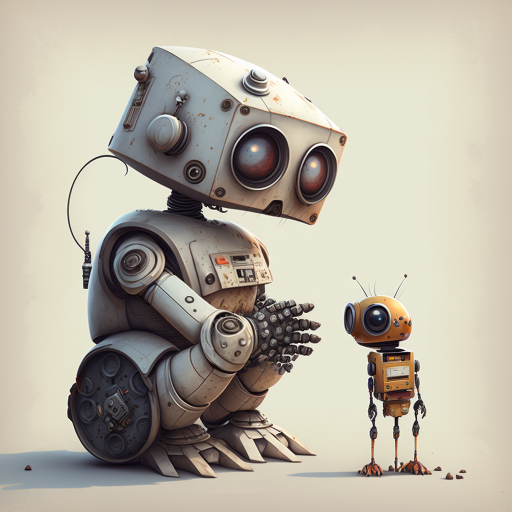
#> input picture coding_the_matrix/bot.png, 1024 x 1024 px (shown at 1/2 size)
$ jupyter execute --allow-errors ch10-special-bases.ipynb
#> lines starting #> are read from the running program, lines starting #| are printed output that depends on the picture
### coding_the_matrix/book/vec.py
# Copyright 2013 Philip N. Klein
import math

epsilon = 1e-10


def getitem(v, k):
    """
    Return the value of entry k in v.
    Be sure getitem(v,k) returns 0 if k is not represented in v.f.

    >>> v = Vec({'a','b','c', 'd'},{'a':2,'c':1,'d':3})
    >>> v['d']
    3
    >>> v['b']
    0
    """
    assert k in v.D
    if k in v.f:
        return v.f[k]
    else:
        return 0


# [62 lines left out: functions setitem, equal, not called in this run]


def add(u, v):
    """
    Returns the sum of the two vectors.

    Consider using brackets notation u[...] and v[...] in your procedure
    to access entries of the input vectors.  This avoids some sparsity bugs.

    Do not seek to create more sparsity than exists in the two input vectors.
    Doing so will unnecessarily complicate your code and will hurt performance.

    Make sure to add together values for all keys from u.f and v.f even if some keys in u.f do not
    exist in v.f (or vice versa)

    >>> a = Vec({'a','e','i','o','u'}, {'a':0,'e':1,'i':2})
    >>> b = Vec({'a','e','i','o','u'}, {'o':4,'u':7})
    >>> c = Vec({'a','e','i','o','u'}, {'a':0,'e':1,'i':2,'o':4,'u':7})
    >>> a + b == c
    True
    >>> a == Vec({'a','e','i','o','u'}, {'a':0,'e':1,'i':2})
    True
    >>> b == Vec({'a','e','i','o','u'}, {'o':4,'u':7})
    True
    >>> d = Vec({'x','y','z'}, {'x':2,'y':1})
    >>> e = Vec({'x','y','z'}, {'z':4,'y':-1})
    >>> f = Vec({'x','y','z'}, {'x':2,'y':0,'z':4})
    >>> d + e == f
    True
    >>> d == Vec({'x','y','z'}, {'x':2,'y':1})
    True
    >>> e == Vec({'x','y','z'}, {'z':4,'y':-1})
    True
    >>> b + Vec({'a','e','i','o','u'}, {}) == b
    True
    """
    assert u.D == v.D
    return Vec(u.D, {d: v[d] + u[d] for d in u.D})


# [72 lines left out: functions dot, scalar_mul, neg, not called in this run]


###############################################################################################################################


class Vec:
    """
    A vector has two fields:
    D - the domain (a set)
    f - a dictionary mapping (some) domain elements to field elements
        elements of D not appearing in f are implicitly mapped to zero
    """

    def __init__(self, labels, function):
        assert isinstance(labels, set)
        assert isinstance(function, dict)
        self.D = labels
        self.f = function

    __getitem__ = getitem
    __setitem__ = setitem
    __neg__ = neg
    __rmul__ = scalar_mul  # if left arg of * is primitive, assume it's a scalar

    # [6 lines left out: function __mul__, not called in this run]

    def __truediv__(self, other):  # Scalar division
        return (1 / other) * self

    __add__ = add

    # [4 lines left out: function __radd__, not called in this run]

    def __sub__(a, b):
        "Returns a vector which is the difference of a and b."
        return a + (-b)

    __eq__ = equal

    # [42 lines left out: functions is_almost_zero, __str__, __hash__, not called in this run]

    def __repr__(self):
        return "Vec(" + str(self.D) + "," + str(self.f) + ")"

    def copy(self):
        "Don't make a new copy of the domain D"
        return Vec(self.D, self.f.copy())

    def __iter__(self):
        raise TypeError("%r object is not iterable" % self.__class__.__name__)

### coding_the_matrix/book/vecutil.py
# Copyright 2013 Philip N. Klein
from book.vec import Vec


def list2vec(L):
    """Given a list L of field elements, return a Vec with domain {0...len(L)-1}
    whose entry i is L[i]

    >>> list2vec([10, 20, 30])
    Vec({0, 1, 2},{0: 10, 1: 20, 2: 30})
    """
    return Vec(set(range(len(L))), {k: L[k] for k in range(len(L))})


# [4 lines left out: function zero_vec, not called in this run]

### coding_the_matrix/ch10-special-bases.ipynb
# Chapter 10 - Special Bases

## Computational Problem 10.2.1
Find closest vector whose representation in a given basis is sparse

### Lemma 10.2.2
Let Q be a column-orthogonal matrix. Multiplication of vectors by Q preserves inner-products: For any vectors u and v,

    ⟨Qu, Qv⟩ = ⟨u, v⟩

For any column-orthogonal matrix Q and vector u, ||Qu|| = ||u||.

Find a vector in $\hat{b}$ is equivalent of finding representation

    Qx = b
    Qx˜=b˜
    ∥Qx, Qx˜∥=∥b, b˜∥

## Wavelets
Define the basis using the largest n-dimension Vₙ; basis for downsampled pixels Vₖ could be constructed by pairing V₍ₖ₋₁₎

The wavelet space is defined as:
$V_{2k} = V_{k} \oplus W_{k}$

The original space could be decomposed as The Haar basis:
$V_{2^n} = V_{1} \oplus W_{1} \oplus W_{2} \oplus \dots W_{2^{n-1}}$

## Fourier Matrix
First look at polynomial function:

### Polynomial Interpolation

#### Theorem 10.4.1: For any nonzero polynomial f(x) of degree d, there are at most d values of x whose images under f is zero.

#### Theorem 10.4.2: conditions for unique solution
In the case that k = d + 1 and __the numbers r0, . . . , rk−1 are all distinct__, the function is invertible.
$$
f(a) =
\begin{pmatrix}
r_0^0 & r_0^1 & \dots & r_0^d \\
r_1^0 & r_1^1 & \dots & r_1^d \\
\vdots & \vdots \\
r_{k-1}^0 & r_{k-1}^1 & \dots & r_{k-1}^d
\end{pmatrix}
\begin{pmatrix}
a_0 \\
a_1 \\
\vdots \\
a_d
\end{pmatrix}
$$

Polynomial interpolation: the process of obtaining the coefficients from the values representations.

## Fourier Matrix
Define $F_k(t) = \frac{1}{\sqrt(n)} (\omega^k)^t$, its period is $\frac{n}{k}$.

Build a matrix with [F_0, F_1, F_2 ... ], each column is "clock" at a different interval.

Choose, $w = e^{\frac{2 \pi i}{n}}$ for F, we have Fourier matrix.

## Fast Fourier Transform
Conditions:
- n is power of two
- $w^n = 1$

Key insights:
- Saving computation by symmetry
-

[cell 1]
# Demo of naive k-sparse transformation
import numpy as np
import matplotlib.pyplot as plt
from PIL import Image

img = Image.open('bot.png')
#> img is the input picture: PIL image 1024x1024 RGBA; mean R, G, B, A 182.9, 176.5, 162.4, 255
new_size = (img.size[0] // 2, img.size[1] // 2)
#> new_size = (512, 512)
img = img.resize(new_size)
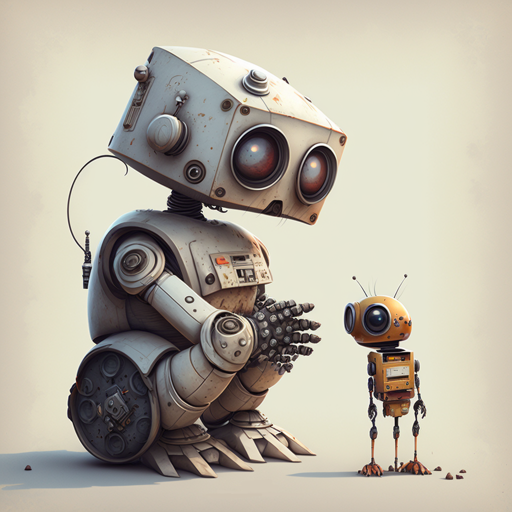
#> img: PIL image 512x512 RGBA; mean R, G, B, A 182.9, 176.5, 162.4, 255
img_arr = np.array(img)

def rgba_weight(rgba):
    value = 0.0  # force cast to float
    return (value + rgba[0] + rgba[1] + rgba[2]) * (rgba[3]/255.0)

def naive_k_sparse(img_arr, k):
    """Convert the img_arr to k-sparse matrix in place"""
    flat_img = img_arr.reshape(-1, 4)

    # compute the importances of each element in the matrix
    importances = np.apply_along_axis(rgba_weight, axis=1, arr=flat_img)

    # use argpartition to get the indices of the k largest importances
    indices = np.argsort(importances)
    mask = importances < importances[indices[-k]]
    flat_img[mask] = [0, 0, 0, 255]

    new_img = flat_img.reshape(*new_size, -1)
    return new_img

plt.imshow(img_arr)
plt.show()

k = 256 * 256 - 1
# k = 512 * 512 - 1
new_img = naive_k_sparse(img_arr, k)
#> in naive_k_sparse, `new_img = flat_img.reshape(*new_size, -1)`:
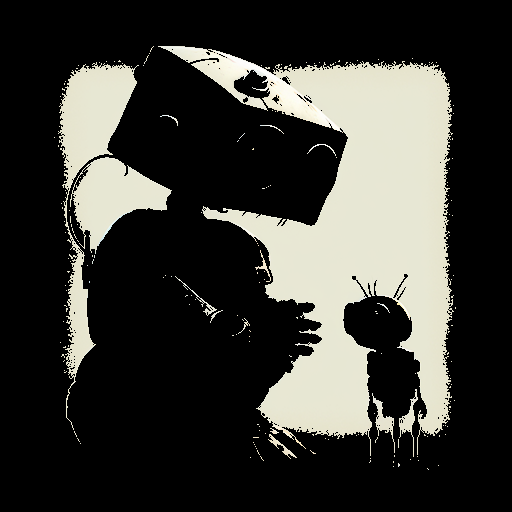
#> new_img: shape (512, 512, 4); mean of channels 0, 1, 2, 3 58.5, 58.2, 53.3, 255; drawn as R, G, B

# As expected it doesn't work well, a lot values are dropped to zero
plt.imshow(new_img)
plt.show()

[cell 2]
# Next step, change basis in which the image would be k-sparse
# Enters wavelet
# 10.9.1
def forward_no_normalization(v):
   assert len(v) & (len(v) - 1) == 0  # v must be a power of 2
   D = {}
   while len(v) > 1:
      k = len(v)
      # ... downsampled 1-d image of size k//2 from v ...
      vnew = [(v[i] + v[i+1])/2 for i in range(0, k, 2)]
      # ... compute unnormalized coefficients of basis for W(k/2) ...
      w = [(v[i] - v[i+1]) for i in range(0, k, 2)]
      D.update({(k//2, i): w[i] for i in range(0, k//2)})
      v = vnew

   # v is a 1-element list
   D[(0, 0)] = v[0]  # store the last coefficient
   return D

examples= [
    [1, 2, 3, 4],
    [4,5,3,7,4,5,2,3,9,7,3,5,0,0,0,0],
    [1, 1, 2, 2],
    [0, 1, 1, 1, -1, 1, 0, 1, 100, 101, 102, 100, 101, 100, 90, 100]
]
# forward_no_normalization(v)
for v in examples:
    display(forward_no_normalization(v))

[cell 3]
# Task 10.9.2
import math
def normalize_coefficients(n, D):
    return {d: D[d] * math.sqrt(n / (4 * d[0])) if d[0] != 0
            else D[d] * math.sqrt(n)
            for d in D}

for v in examples:
    display(normalize_coefficients(len(v),
        forward_no_normalization(v)))

[cell 4]
def forward(v):
    return normalize_coefficients(
        len(v), forward_no_normalization(v))

for v in examples:
    print(forward(v))

[cell 5]
def suppress(D, threshold):
    return {d: 0 if abs(D[d]) < threshold else D[d] for d in D}

for v in examples:
    print(suppress(forward(v), 1))

[cell 6]
def sparsity(D):
    return len([D[d] for d in D if D[d] != 0]) / len(D)

for v in examples:
    print(
        sparsity(forward(v)),
        sparsity(suppress(forward(v), 1)))

[cell 7]
def unnormalize_coefficients(n, D):
    return {d: D[d] / math.sqrt(n / (4 * d[0])) if d[0] != 0
            else D[d] / math.sqrt(n)
            for d in D}

[cell 8]
import itertools
def interleave(a, b):
    return list(itertools.chain.from_iterable(
        itertools.zip_longest(a, b, fillvalue=None)))

def backward_no_normalization(D):
    n = len(D)
    v = [D[(0, 0)]]
    while len(v) < n:
        k = 2 * len(v)
        v_k = [vi*2 for vi in v]
        w_k = [D[d] for d in D if d[0] == k//2]
        assert len(v_k) == len(w_k)
        # NOTE: v_k = (x + y), w_k = (x - y)
        v = interleave([(v_k[i] + w_k[i])/2 for i in range(len(v_k))],
                        [(v_k[i] - w_k[i])/2 for i in range(len(v_k))])

    return v

for v in examples[:]:
    assert (backward_no_normalization(forward_no_normalization(v))) == v

[cell 9]
def backward(D):
    return backward_no_normalization(
        unnormalize_coefficients(len(D), D)
    )

for v in examples[:]:
    assert (backward(forward(v))) == v

[cell 10]
# Now in 2d image space
def dictlist_helper(dlist, k):
    return [d[k] for d in dlist]

def forward2d(listlist):
    D_list = [forward(l) for l in listlist]
    assert all([D_list[i].keys() == D_list[0].keys()
                for i in range(len(D_list))])
    cols = {k: dictlist_helper(D_list, k) for k in D_list[0]}
    forwarded_cols = {k: forward(cols[k]) for k in cols}
    return forwarded_cols

[
    forward([1, 2, 3, 4]),
    forward([2, 3, 4, 3]),
    forward2d([[1, 2, 3, 4]]),
    forward2d([[1, 2, 3, 4], [2, 3, 4, 3]]),
]

[cell 11]
# [24 lines left out: functions suppress2d, allpixels, allpixels_map, sparsity2d, not called in this run]

[cell 12]
def listdict2dict(L_dict, i):
    return {k: L_dict[k][i] for k in L_dict}

def listdict2dictlist(listdict):
    k_0 = list(listdict.keys())[0]
    len_col = len(listdict[k_0])
    return [{k: listdict[k][i] for k in listdict} for i in range(len_col)]

d = {(0, 0): [1, 2, 3, 4], (1, 0): [2, 3, 4, 3]}
listdict2dictlist(d)

[cell 13]
def backward2d(D):
    backward_cols = {d: backward(D[d]) for d in D}
    # print("D:", D)
    # print("cols: ", backward_cols)
    # print("list_cols: ", listdict2dictlist(backward_cols))
    return [backward(r) for r in
            listdict2dictlist(backward_cols)]

examples = [
    [[1, 2, 3, 4]],
    [[1, 2, 3, 4], [2, 3, 4, 3]],

]
for m in examples:
    display(backward2d(forward2d(m)))

[cell 14]
# [4 lines left out: function image_round, not called in this run]

[cell 15]
from book.image import file2image, color2gray, image2display

#> (the rest of this cell did not finish here and is left out)

[cell 16]
plt.imshow(img, cmap='gray')
plt.show()

#> (the rest of this cell did not finish here and is left out)

[cell 17]
fig, axs = plt.subplots(nrows=5, figsize=(8, 5*4))

# display(sorted(allpixels(compressed_img), reverse=True)[50:100])

#> (the rest of this cell did not finish here and is left out)

[cell 18]
# Experiment: what if we add noise to the backward transform?
# How would it affect the image?

fig, axs = plt.subplots(nrows=5, figsize=(8, 5*4))
import random

noise_level = 2

# [38 lines left out: functions with_noise, backward_no_normalization_noisy, backward_noisy, backward2d_noisy, backward2d_noisy_0, not called in this run]

threshold = 50
#> (the rest of this cell did not finish here and is left out)

[cell 19]
# Problem 10.11.1
from book.mat import *
from book.matutil import *
#> (the rest of this cell did not finish here and is left out)

$ run again, with coding_the_matrix/zebra.png copied over coding_the_matrix/bot.png
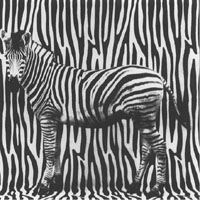
#> input picture coding_the_matrix/zebra.png, 200 x 200 px
#> img is the input picture: PIL image 200x200 RGBA; mean R, G, B, A 121.5, 121.5, 121.5, 255
#> `img = img.resize(new_size)`:
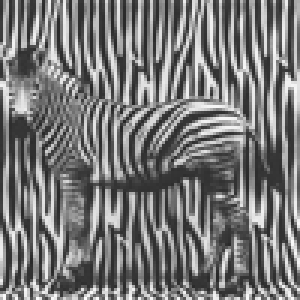
#> img: PIL image 100x100 RGBA (shown 3 times larger); mean R, G, B, A 121.5, 121.5, 121.5, 255
#> importances = 10000 values, max 762 at index 9928, min 111 at index 3444, mean 364.4
#> indices = 10000 values, max 9999 at index 5227, min 0 at index 1504, mean 4999.5
